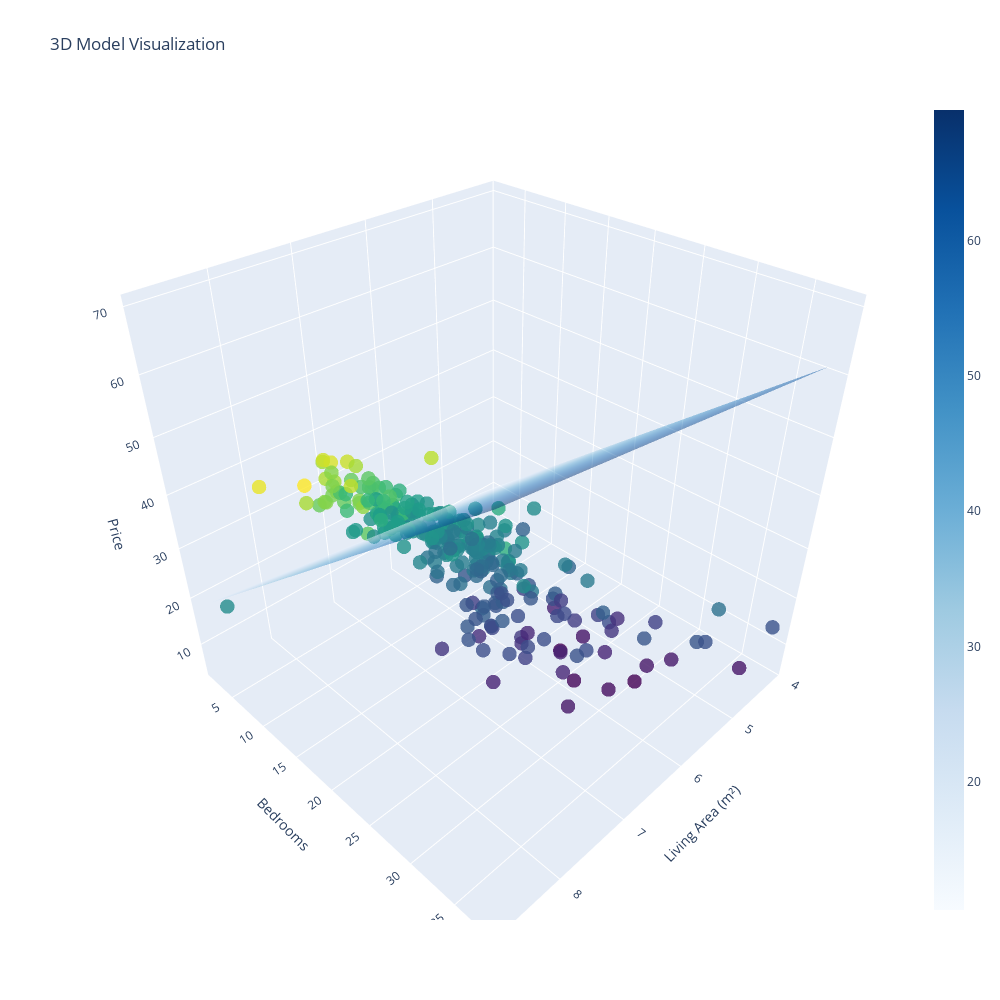

The code cell stored with this chart in its notebook:
### Code cell
visualize_model_3D (X1, X2, Y_train, bias, weights, 30)

### Figure 1 — Plotly figure (JSON) as saved in the notebook; plotly's stock layout.template omitted (floating-point values rounded to 4 significant figures; data arrays with more than 128 entries replaced by an {"elided": "..."} marker saying what was removed)
{"data": [{"marker": {"color": {"elided": "278 float values"}, "colorscale": [[0, "#440154"], [0.1111, "#482878"], [0.2222, "#3e4989"], [0.3333, "#31688e"], [0.4444, "#26828e"], [0.5556, "#1f9e89"], [0.6667, "#35b779"], [0.7778, "#6ece58"], [0.8889, "#b5de2b"], [1, "#fde725"]], "opacity": 0.8, "size": 5}, "mode": "markers", "name": "Data", "type": "scatter3d", "x": {"elided": "278 float values"}, "y": {"elided": "278 float values"}, "z": {"elided": "278 float values"}}, {"colorscale": [[0, "rgb(247,251,255)"], [0.125, "rgb(222,235,247)"], [0.25, "rgb(198,219,239)"], [0.375, "rgb(158,202,225)"], [0.5, "rgb(107,174,214)"], [0.625, "rgb(66,146,198)"], [0.75, "rgb(33,113,181)"], [0.875, "rgb(8,81,156)"], [1, "rgb(8,48,107)"]], "name": "Model Surface", "opacity": 0.5, "type": "surface", "x": {"elided": "30x30 float values"}, "y": {"elided": "30x30 float values"}, "z": {"elided": "30x30 float values"}}], "layout": {"height": 1000, "scene": {"xaxis": {"title": {"text": "Living Area (m²)"}}, "yaxis": {"title": {"text": "Bedrooms"}}, "zaxis": {"title": {"text": "Price"}}}, "title": {"text": "3D Model Visualization"}, "width": 1000}}
